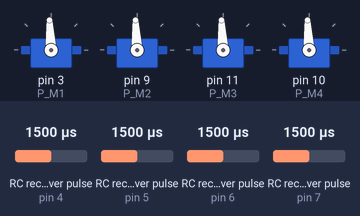
The sketch below on a simulated Arduino Uno, built with avr-gcc and run on an emulated ATmega328P. Parts: 4 × servo. Wiring (inferred from the names in the program): 4 × RC receiver channel: data pin 4 / data pin 5 / data pin 6 / data pin 7. The inputs (shaded band) are chosen by the test bench; at power-on: RC receiver pulse (sensors on pin 4, pin 5, pin 7, pin 6) 1500 µs.

Above: at 1.2 s.
1.3 s: RC receiver pulse (sensor on pin 4) set to 1020 µs
At 1.7 s:
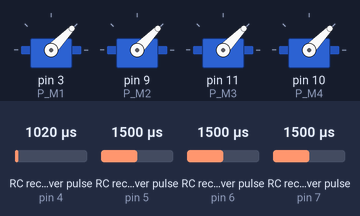
2.8 s: RC receiver pulse (sensor on pin 5) set to 1020 µs
At 4.0 s:
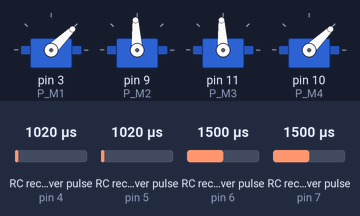
4.3 s: RC receiver pulse (sensor on pin 7) set to 1020 µs
At 5.1 s:
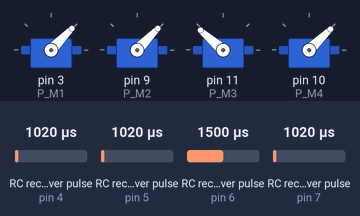
5.8 s: RC receiver pulse (sensor on pin 4) set to 1250 µs
At 6.3 s:
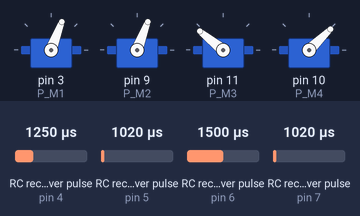
7.3 s: RC receiver pulse (sensor on pin 5) set to 1250 µs
At 8.5 s:
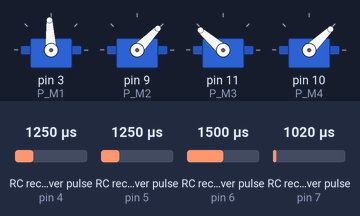
8.8 s: RC receiver pulse (sensor on pin 7) set to 1250 µs
At 9.8 s:
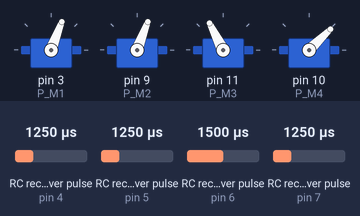
Timing chart, 0 to 11.3 s (numbered marks = the images above; inputs shaded):
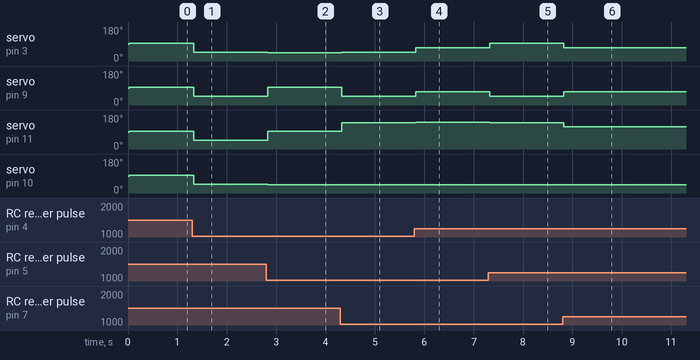

Measured:
- after the input at 1.3 s, servo on pin 3 (P_M1), servo on pin 9 (P_M2), servo on pin 11 (P_M3), servo on pin 10 (P_M4): 93° → 46° at once
- after the input at 2.8 s, servo on pin 3 (P_M1), servo on pin 10 (P_M4): 46° → 44° at once; servo on pin 9 (P_M2), servo on pin 11 (P_M3): 46° → 93° at once
- after the input at 4.3 s, servo on pin 3 (P_M1): 44° → 46° at once; servo on pin 9 (P_M2): 93° → 46° at once; servo on pin 11 (P_M3): 93° → 139° at once
- after the input at 5.8 s, servo on pin 3 (P_M1), servo on pin 9 (P_M2): 46° → 69° at once; servo on pin 11 (P_M3): 139° → 141° at once
- after the input at 7.3 s, servo on pin 3 (P_M1): 69° → 93° at once; servo on pin 9 (P_M2): 69° → 46° at once; servo on pin 11 (P_M3): 141° → 139° at once
- after the input at 8.8 s, servo on pin 3 (P_M1): 93° → 69° at once; servo on pin 9 (P_M2): 46° → 69° at once; servo on pin 11 (P_M3): 139° → 117° at once

The sketch:

land-rover.ino
```cpp
#include <Servo.h>

// code for the land rovers with roboclaw motor controllers

// pins to send PWM to motors

#define P_M1 3
#define P_M2 9
#define P_M3 11
#define P_M4 10

Servo M1;
Servo M2;
Servo M3;
Servo M4;

// signal for motors

int s_m1;
int s_m2;
int s_m3;
int s_m4;

//     ^       ^
// M1 /         \ M2
//
//
//   ^           ^
// M4 \         / M3
//

// input pins for recieving controls from transmitter

#define P_CH1 4
#define P_CH2 5
#define P_CH3 6
#define P_CH4 7

int ch1;
int ch2;
int ch3;
int ch4;
int ch5;
int ch6;

int surge = 0;
int  sway = 0;
int  yaw = 0;

bool inv_surge = false;
bool inv_sway = true;
bool inv_yaw = false;

bool inv_m1 = false;
bool inv_m2 = false;
bool inv_m3 = false;
bool inv_m4 = false;

int invert(int value)
{
  return map(value, 1000, 2000, 2000, 1000);
}

void setup() {
  Serial.begin(115200);

  M1.attach(P_M1);
  M2.attach(P_M2);
  M3.attach(P_M3);
  M4.attach(P_M4);


  pinMode(P_CH1, INPUT);
  pinMode(P_CH2, INPUT);
  pinMode(P_CH3, INPUT);
  pinMode(P_CH4, INPUT);
//  pinMode(P_CH5, INPUT);
//  pinMode(P_CH6, INPUT);
}

void loop() {
  // read controls from reciever

  ch1 = pulseIn(P_CH1, HIGH);
  ch2 = pulseIn(P_CH2, HIGH);
  ch3 = pulseIn(P_CH3, HIGH);
  ch4 = pulseIn(P_CH4, HIGH);

  // if it is 0 the reciever or transmitter is off and it should not move at all

  if (ch1 == 0) { ch1 = 1500; }
  if (ch2 == 0) { ch2 = 1500; }
  if (ch3 == 0) { ch3 = 1500; }
  if (ch4 == 0) { ch4 = 1500; }

  // you can change this to change which stick does what

  surge = ch1;
  sway = ch4;
  yaw = ch2;

  if (inv_surge) { surge = invert(surge); }
  if (inv_sway) { sway = invert(sway); }
  if (inv_yaw) { yaw = invert(yaw); }

  // mixing the controls

  s_m1 = surge + sway + yaw - 3000;
  s_m2 = surge - sway - yaw + 3000;
  s_m3 = surge + sway - yaw;
  s_m4 = surge - sway + yaw;

  if (inv_m1) { s_m1 = invert(s_m1); }
  if (inv_m2) { s_m2 = invert(s_m2); }
  if (inv_m3) { s_m3 = invert(s_m3); }
  if (inv_m4) { s_m4 = invert(s_m4); }

// PWM should be inbetween 1000 and 2000

  s_m1 = constrain(s_m1, 1000, 2000);
  s_m2 = constrain(s_m2, 1000, 2000);
  s_m3 = constrain(s_m3, 1000, 2000);
  s_m4 = constrain(s_m4, 1000, 2000);

// this eliminates passive fluctuation in the reciever readings

  if (abs(s_m1 - 1500) <= 100) { s_m1 = 1500; }
  if (abs(s_m2 - 1500) <= 100) { s_m2 = 1500; }
  if (abs(s_m3 - 1500) <= 100) { s_m3 = 1500; }
  if (abs(s_m4 - 1500) <= 100) { s_m4 = 1500; }

//  sending the data to the motor controllers!

  M1.writeMicroseconds(s_m1);
  M2.writeMicroseconds(s_m2);
  M3.writeMicroseconds(s_m3);
  M4.writeMicroseconds(s_m4);

//   M1.writeMicroseconds(1750);
//   delay(1000);
//   M1.writeMicroseconds(1500);
//   delay(1000);
//   M2.writeMicroseconds(1750);
//   delay(1000);
//   M2.writeMicroseconds(1500);
//   delay(1000);
//   M3.writeMicroseconds(1750);
//   delay(1000);
//   M3.writeMicroseconds(1500);
//   delay(1000);
//   M4.writeMicroseconds(1750);
//   delay(1000);
//   M4.writeMicroseconds(1500);
//   delay(1000);

//   printing to the computer for debugging

//  Serial.print(" M1: ");
//  Serial.print(s_m1);
//  Serial.print(" M2: ");
//  Serial.print(s_m2);
//  Serial.print(" M3: ");
//  Serial.print(s_m3);
//  Serial.print(" M4: ");
//  Serial.print(s_m4);
//  Serial.println(" ");
}
```
